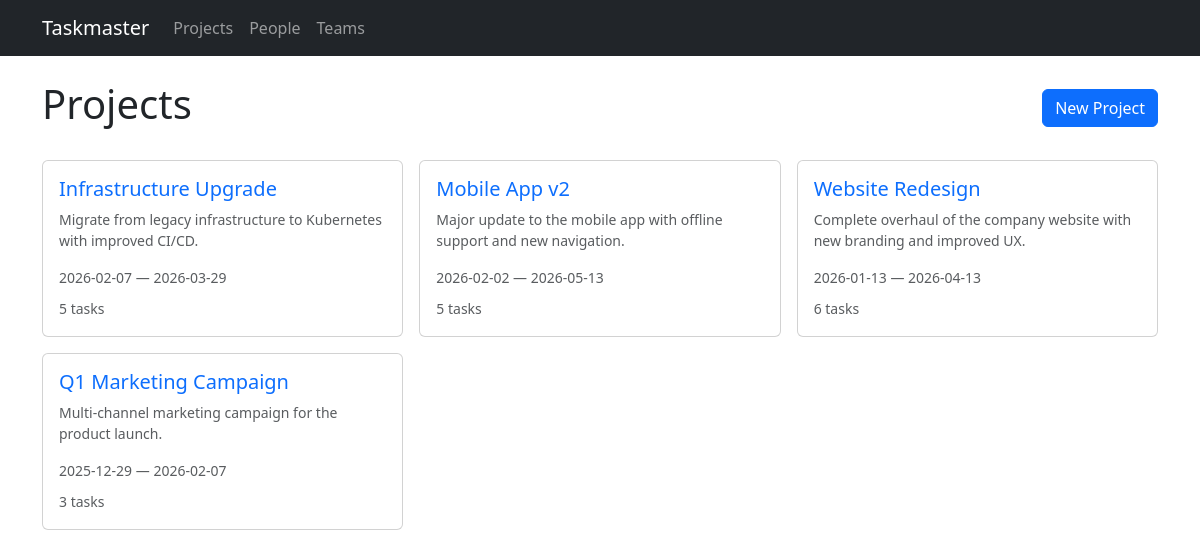
The app's page /projects with its own data.
### models.py (models this page shows)
class Project(db.Model):
    id = db.Column(db.Integer, primary_key=True)
    name = db.Column(db.String(200), nullable=False)
    description = db.Column(db.Text)
    start_date = db.Column(db.Date)
    end_date = db.Column(db.Date)
    status = db.Column(db.String(20), default='active')  # active, completed, on_hold
    tasks = db.relationship('Task', backref='project', lazy=True, cascade='all, delete-orphan')

### routes/projects.py (the view)
@bp.route('/projects')
def list_projects():
    projects = Project.query.order_by(Project.start_date.desc()).all()
    return render_template('projects/list.html', projects=projects)

### templates/projects/list.html (shortened to what this page needs)
{% extends "base.html" %}
{% block content %}
<div class="d-flex justify-content-between align-items-center mb-4">
    <h1>Projects</h1>
    <a href="{{ url_for('projects.new_project') }}" class="btn btn-primary">New Project</a>
</div>
{% if projects %}
<div class="row g-3">
    {% for project in projects %}
    <div class="col-md-6 col-lg-4">
        <div class="card card-hover h-100">
            <div class="card-body">
                <div class="d-flex justify-content-between align-items-start mb-2">
                    <h5 class="card-title mb-0">
                        <a href="{{ url_for('projects.detail', id=project.id) }}" class="text-decoration-none">
                            {{ project.name }}
                        </a>
                    </h5>
                    <span class="badge badge-{{ project.status }}">{{ project.status | replace('_', ' ') | title }}</span>
                </div>
                {% if project.description %}
                <p class="card-text text-muted small">{{ project.description[:120] }}{% if project.description|length > 120 %}...{% endif %}</p>
                {% endif %}
                <div class="small text-muted">
                    {% if project.start_date %}{{ project.start_date }}{% endif %}
                    {% if project.start_date and project.end_date %} &mdash; {% endif %}
                    {% if project.end_date %}{{ project.end_date }}{% endif %}
                </div>
                <div class="mt-2">
                    <span class="text-muted small">{{ project.tasks|length }} tasks</span>
                </div>
            </div>
        </div>
    </div>
    {% endfor %}
</div>
{% else %}
<div class="text-center py-5">
    <p class="text-muted">No projects yet.</p>
    <a href="{{ url_for('projects.new_project') }}" class="btn btn-primary">Create your first project</a>
</div>
{% endif %}
{% endblock %}

### records on screen
Project: name "Infrastructure Upgrade", description "Migrate from legacy infrastructure to Kubernetes with improved CI/CD.", start_date "2026-02-07", end_date "2026-03-29", tasks|length "5"
Project: name "Mobile App v2", description "Major update to the mobile app with offline support and new navigation.", start_date "2026-02-02", end_date "2026-05-13", tasks|length "5"
Project: name "Website Redesign", description "Complete overhaul of the company website with new branding and improved UX.", start_date "2026-01-13", end_date "2026-04-13", tasks|length "6"
Project: name "Q1 Marketing Campaign", description "Multi-channel marketing campaign for the product launch.", start_date "2025-12-29", end_date "2026-02-07", tasks|length "3"
